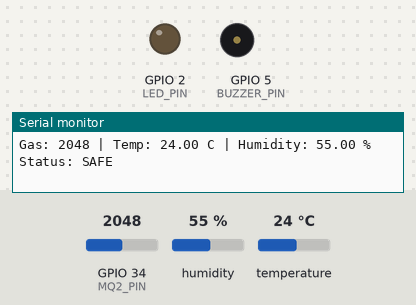
A sketch run on a simulated ESP32. Parts: output pins drawn as LEDs (lit = HIGH), buzzer (waves = sounding), the last lines printed to the serial monitor. Dashed ring = blinking. The test bench sets the inputs (shaded band); at power-on: GPIO 34 (MQ2_PIN) = 2048, humidity 55 %, temperature 24 °C. WiFi joins after 1.5 s; servers stay silent unless stated.

Above: at 3.0 s.
3.1 s: GPIO 34 (MQ2_PIN) set to 3950
At 3.51 s:
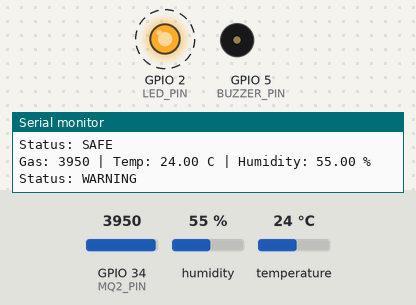
6.6 s: GPIO 34 (MQ2_PIN) set to 4070
At 7.9 s:
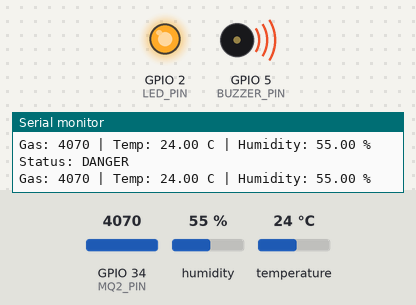
8.8 s: GPIO 34 (MQ2_PIN) set to 2866
At 10.3 s:
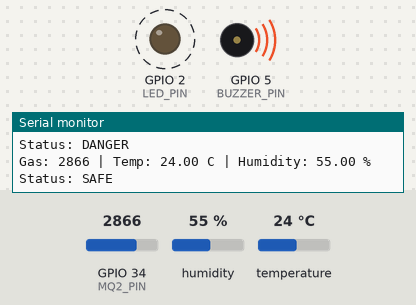
Timing chart, 0 to 18.3 s (numbered marks = the images above; inputs shaded):
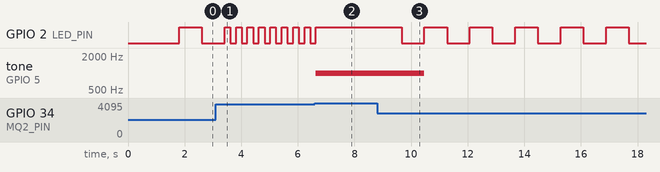

The sketch:

sketch.ino
```cpp
#define BLYNK_TEMPLATE_ID "TMPL3HhI0PYn4"
#define BLYNK_TEMPLATE_NAME "kitchen safety monitoring"
#define BLYNK_AUTH_TOKEN "aMtnby1Nz1olz6kmgVo3Ov7R44mQ7j3G"         // from your device's Device Info tab

#include <WiFi.h>
#include <BlynkSimpleEsp32.h>
#include <DHT.h>

// ---------- WiFi settings ----------
const char* ssid = "Wokwi-GUEST";
const char* password = "";

// ---------- Pin setup ----------
#define DHTPIN 4
#define DHTTYPE DHT22
#define MQ2_PIN 34
#define LED_PIN 2
#define BUZZER_PIN 5

DHT dht(DHTPIN, DHTTYPE);

// ---------- Thresholds ----------
const int GAS_WARNING = 3000;
const int GAS_DANGER  = 4000;
const float TEMP_WARNING = 35.0;
const float TEMP_DANGER  = 45.0;

unsigned long lastUpload = 0;
const unsigned long uploadInterval = 200; // Blynk can handle much faster updates than ThingSpeak

void setup() {
  Serial.begin(9600);
  pinMode(LED_PIN, OUTPUT);
  pinMode(BUZZER_PIN, OUTPUT);
  dht.begin();

  Blynk.begin(BLYNK_AUTH_TOKEN, ssid, password);
}

void loop() {
  Blynk.run();   // keeps the connection to Blynk.Cloud alive — must be called every loop

  int gasValue = analogRead(MQ2_PIN);
  float temperature = dht.readTemperature();
  float humidity = dht.readHumidity();

  if (isnan(temperature) || isnan(humidity)) {
    Serial.println("Failed to read from DHT sensor!");
    delay(2000);
    return;
  }

  Serial.println("Gas: " + String(gasValue) +
                  " | Temp: " + String(temperature) + " C" +
                  " | Humidity: " + String(humidity) + " %");

  String status = getStatus(gasValue, temperature);
  Serial.println("Status: " + status);

  handleAlert(status);

  if (millis() - lastUpload > uploadInterval) {
    sendToBlynk(gasValue, temperature, humidity, status);
    lastUpload = millis();
  }
}

String getStatus(int gas, float temp) {
  if (gas > GAS_DANGER || temp > TEMP_DANGER) {
    return "DANGER";
  } else if (gas > GAS_WARNING || temp > TEMP_WARNING) {
    return "WARNING";
  } else {
    return "SAFE";
  }
}

void handleAlert(String status) {
  if (status == "SAFE") {
    digitalWrite(LED_PIN, HIGH);
    delay(800);
    digitalWrite(LED_PIN, LOW);
    delay(800);
    noTone(BUZZER_PIN);
  } else if (status == "WARNING") {
    digitalWrite(LED_PIN, HIGH);
    delay(200);
    digitalWrite(LED_PIN, LOW);
    delay(200);
    noTone(BUZZER_PIN);
  } else { // DANGER
    digitalWrite(LED_PIN, HIGH);
    tone(BUZZER_PIN, 1000);
  }
}

// Sends readings to Blynk's virtual pins — V0, V1, V2, V3 are just labeled
// "slots" you create on the Blynk.Cloud dashboard to hold each value
void sendToBlynk(int gas, float temp, float hum, String status) {
  Blynk.virtualWrite(V0, gas);
  Blynk.virtualWrite(V1, temp);
  Blynk.virtualWrite(V2, hum);
  Blynk.virtualWrite(V3, status);
}
```

Measured:
- the behaviour switches between 4000 and 4001 on GPIO 34 (MQ2_PIN) (found by bisection; images 1 and 2)
- after the input at 3.1 s, GPIO 2 (LED_PIN): alternates HIGH for 0.20 s and LOW for 0.20 s, starting after 0.51 s
- after the input at 6.6 s, GPIO 2 (LED_PIN): goes on until 6.6 s, then stays HIGH; tone on GPIO 5 (BUZZER_PIN): silent → 1000 Hz at once
- after the input at 8.8 s, GPIO 2 (LED_PIN): alternates HIGH for 0.80 s and LOW for 0.81 s, starting after 0.86 s; tone on GPIO 5 (BUZZER_PIN): 1000 Hz → silent after 1.7 s
